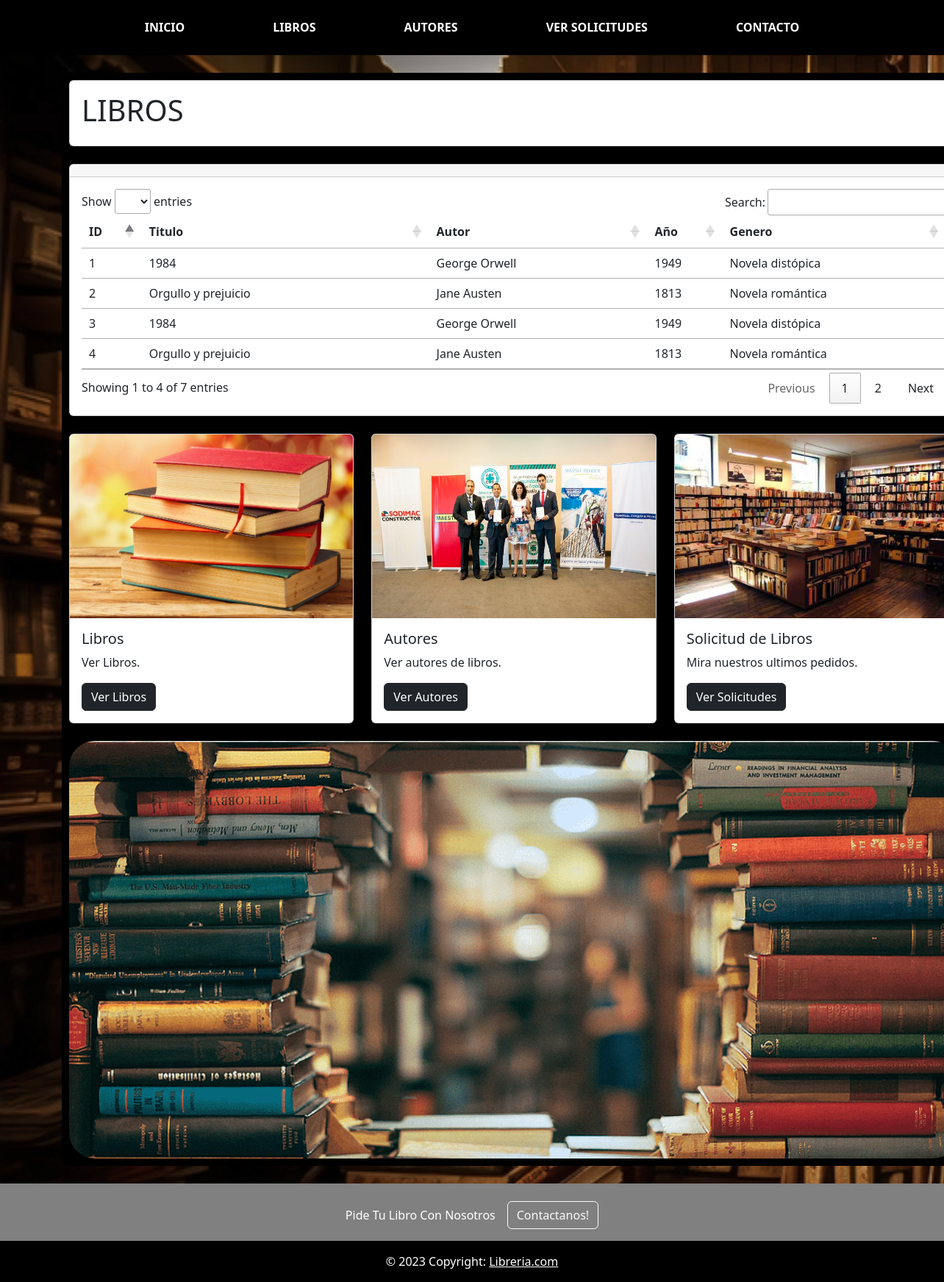
The app's page /libros.php with its own data.
### tables this page shows
CREATE TABLE `tbl_libros` (
  `id` int(11) NOT NULL,
  `titulo` varchar(255) NOT NULL,
  `autor` varchar(255) NOT NULL,
  `anio` varchar(255) NOT NULL,
  `genero` varchar(255) NOT NULL
);

### libros.php (the view, shortened to what this page needs)
<?php
include("templates/header.php");
$sentencia=$conexion->prepare("SELECT * FROM tbl_libros");
$sentencia->execute();
$lista_de_libros=$sentencia->fetchAll((PDO::FETCH_ASSOC));
?>
  <br>
  <div class="container">
      <div class="center">
          <div class="card">
            <div class="card-body">
              <h1>LIBROS</h1>
            </div>
          </div>
          <br>
          <div class="card">
    <div class="card-header">
    </div>
    <div class="card-body">
    <div class="table-responsive-sm">
       <table class="table" id="tabla_id">
          <thead>
             <tr>
                <th scope="col">ID</th>
                <th scope="col">Titulo</th>
                <th scope="col">Autor</th>
                <th scope="col">Año</th>
                <th scope="col">Genero</th>
             </tr>
          </thead>
          <tbody>
       <?php foreach ($lista_de_libros as $registro) { ?>
             <tr class="">
                <td scope="row"><?php echo $registro['id']?></td>
                <td scope="row"><?php echo $registro['titulo']?></td>
                <td scope="row"><?php echo $registro['autor']?></td>
                <td scope="row"><?php echo $registro['anio']?></td>
                <td scope="row"><?php echo $registro['genero']?></td>
             </tr>
       <?php } ?>
          </tbody>
       </table>
    </div>
    </div>
 </div>
          <br>
  <div class="row row-cols-1 row-cols-md-3 g-4">
  <div class="col">
    <div class="card">
      <img src="img/img1.jpg" height="250" class="card-img-top" alt="...">
      <div class="card-body">
        <h5 class="card-title">Libros</h5>
        <p class="card-text">Ver Libros.</p>
        <a name="" id="" class="btn btn-dark" href="<?php echo $ruta_base ?>libros.php" role="button">Ver Libros</a>
      </div>
    </div>
  </div>
  <div class="col">
    <div class="card">
      <img src="img/img4.jpg" height="250" class="card-img-top" alt="...">
      <div class="card-body">
        <h5 class="card-title">Autores</h5>
        <p class="card-text">Ver autores de libros.</p>
        <a name="" id="" class="btn btn-dark" href="<?php echo $ruta_base ?>autores.php" role="button">Ver Autores</a>
      </div>
    </div>
  </div>
  <div class="col">
    <div class="card">
      <img src="img/img3.jpeg" height="250" class="card-img-top" alt="...">
      <div class="card-body">
        <h5 class="card-title">Solicitud de Libros</h5>
        <p class="card-text">Mira nuestros ultimos pedidos.</p>
        <a name="" id="" class="btn btn-dark" href="<?php echo $ruta_base ?>solicitud.php" role="button"> Ver Solicitudes</a>
      </div>
    </div>
  </div>
</div>
      <br>
        <img src="img/banner.png" style="border-radius: 35px;" alt="...">
      <br>
    </div>
</div>
<br>
<?php include("templates/footer.php"); ?>

### templates/header.php (shortened to what this page needs)
<?php $ruta_base = 'http://localhost/libreria/'; ?>
<!doctype html>
<html lang="en">
<head>
  <link rel="stylesheet" href="<?php echo $ruta_base ?>css/menu.css" />
  <link href="https://cdn.jsdelivr.net/npm/bootstrap@5.2.1/dist/css/bootstrap.min.css" rel="stylesheet">
  <link rel="stylesheet" href="https://cdn.datatables.net/1.13.4/css/jquery.dataTables.css" />
  <link rel="stylesheet" href="<?php echo $ruta_base ?>css/principal.css" />
</head>
<body onload="init();"><header>
<ul class="menu">
  <li><a href="<?php echo $ruta_base ?>index.php">INICIO</a></li>
  <li>
    <a href="<?php echo $ruta_base ?>libros.php">LIBROS</a>
  </li>
  <li>
    <a href="<?php echo $ruta_base ?>autores.php">AUTORES</a>
  </li>
  <li>
    <a href="<?php echo $ruta_base ?>solicitud.php">VER SOLICITUDES</a>
  </li>
  <li><a href="<?php echo $ruta_base ?>contactos.php">CONTACTO</a></li>
</header>

### templates/footer.php (shortened to what this page needs)
<section class="">
  <footer class="text-center text-white" style="background-color: gray;">
    <div class="container p-4 pb-0">
      <section class="">
        <p class="d-flex justify-content-center align-items-center">
          <span class="me-3">Pide Tu Libro Con Nosotros</span>
          <button type="button" href="<?php echo $ruta_base ?>contactos.php" class="btn btn-outline-light btn-rounded">
            Contactanos!
          </button>
        </p>
      </section>
    </div>
    <div class="text-center p-3" style="background-color: black;">
      © 2023 Copyright:
      <a class="text-white" href="">Libreria.com</a>
    </div>
  </footer>
</section>
</body>
</html>

### css/menu.css (style rules this page uses)
* { padding: 0; margin: 0; box-sizing: border-box; text-decoration: none; list-style: none; }
img { width: 100%; }
header { display: flex; background: #000000; width: 100%; padding-top: 15px; justify-content: center; position: relative; color: #36A0FF; }
.menu { list-style: none; padding: 0; display: flex; flex-direction: row; }
.menu li { position: relative; }
.menu li a { display: block; padding: 10px; background-color: #000000; color: #ffffff; padding-inline: 60px; text-decoration: none; font-weight: 700; }

### css/principal.css (style rules this page uses)
body { background: url(../img/fondo.jpg); background-size: cover; background-attachment: fixed; }
.center { width: 1230px; padding: 10px; border-radius: 10px; background-color: rgb(0, 0, 0); }

### records on screen
tbl_libros: id "1", titulo "1984", autor "George Orwell", anio "1949", genero "Novela distópica"
tbl_libros: id "2", titulo "Orgullo y prejuicio", autor "Jane Austen", anio "1813", genero "Novela romántica"
tbl_libros: id "3", titulo "1984", autor "George Orwell", anio "1949", genero "Novela distópica"
tbl_libros: id "4", titulo "Orgullo y prejuicio", autor "Jane Austen", anio "1813", genero "Novela romántica"
